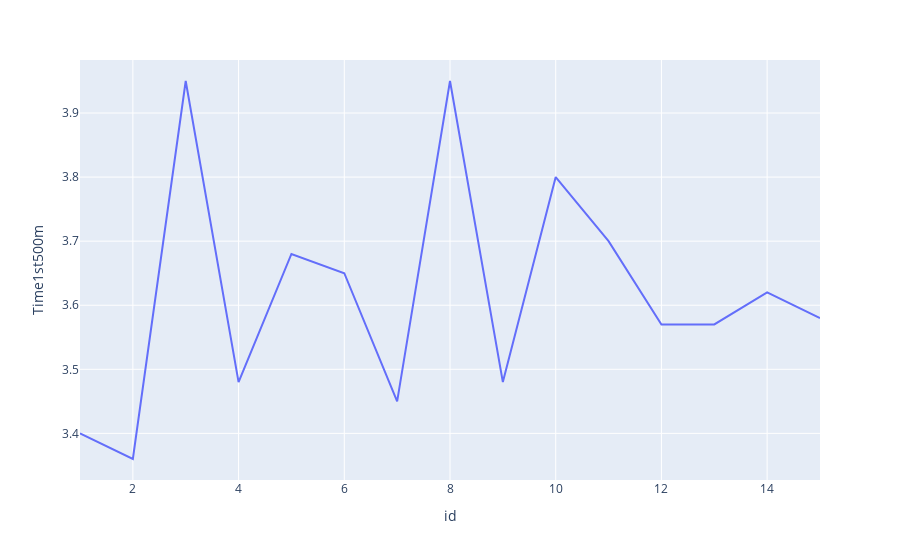

Write notebook code for a chart like this one.
### Markdown cell above
### Trends for each distance
Also a bit confusing. The shift is clear from 1st 500m to 4th 500m.

### Code cell
px.line(df_run, x='id', y='Time1st500m')

### Figure 1 — Plotly figure (JSON) as saved in the notebook; plotly's stock layout.template omitted (floating-point values rounded to 4 significant figures)
{"data": [{"hovertemplate": "id=%{x}<br>Time1st500m=%{y}<extra></extra>", "legendgroup": "", "line": {"color": "#636efa", "dash": "solid"}, "mode": "lines", "name": "", "orientation": "v", "showlegend": false, "type": "scatter", "x": [1, 2, 3, 4, 5, 6, 7, 8, 9, 10, 11, 12, 13, 14, 15], "xaxis": "x", "y": [3.4, 3.36, 3.95, 3.48, 3.68, 3.65, 3.45, 3.95, 3.48, 3.8, 3.7, 3.57, 3.57, 3.62, 3.58], "yaxis": "y"}], "layout": {"legend": {"tracegroupgap": 0}, "margin": {"t": 60}, "xaxis": {"anchor": "y", "domain": [0, 1], "title": {"text": "id"}}, "yaxis": {"anchor": "x", "domain": [0, 1], "title": {"text": "Time1st500m"}}}}
